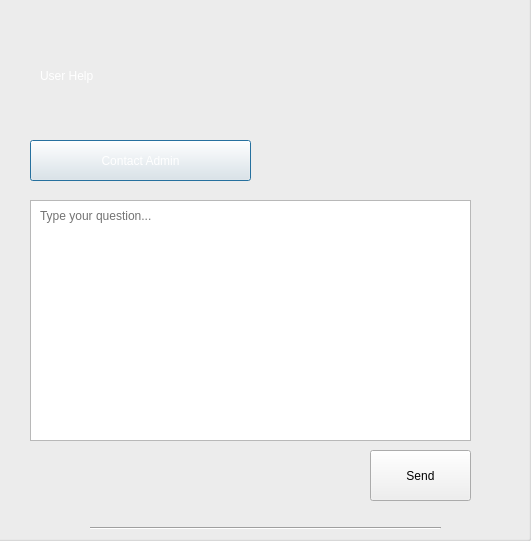
<?xml version="1.0" encoding="UTF-8"?>
<ui version="4.0">
 <class>Trogiupnguoidung</class>
 <widget class="QDialog" name="Trogiupnguoidung">
  <property name="geometry">
   <rect>
    <x>0</x>
    <y>0</y>
    <width>531</width>
    <height>541</height>
   </rect>
  </property>
  <property name="windowTitle">
   <string>Dialog</string>
  </property>
  <widget class="QGroupBox" name="groupBox">
   <property name="geometry">
    <rect>
     <x>-10</x>
     <y>-10</y>
     <width>541</width>
     <height>551</height>
    </rect>
   </property>
   <property name="title">
    <string/>
   </property>
   <widget class="QLabel" name="label">
    <property name="geometry">
     <rect>
      <x>10</x>
      <y>10</y>
      <width>531</width>
      <height>541</height>
     </rect>
    </property>
    <property name="styleSheet">
     <string notr="true">border-image: url(:/form/picture/xanhdamhon.png);</string>
    </property>
    <property name="text">
     <string/>
    </property>
   </widget>
   <widget class="QLabel" name="label_2">
    <property name="geometry">
     <rect>
      <x>50</x>
      <y>60</y>
      <width>221</width>
      <height>51</height>
     </rect>
    </property>
    <property name="styleSheet">
     <string notr="true">color: rgb(255, 255, 255);
font: 600 27pt &quot;Segoe UI&quot;;</string>
    </property>
    <property name="text">
     <string>User Help</string>
    </property>
   </widget>
   <widget class="QPushButton" name="pushButton_2">
    <property name="geometry">
     <rect>
      <x>40</x>
      <y>150</y>
      <width>221</width>
      <height>41</height>
     </rect>
    </property>
    <property name="styleSheet">
     <string notr="true">font: 600 14pt &quot;Segoe UI&quot;;
color: rgb(255, 255, 255);
border-image: url(:/form/picture/cam.png);
background-image: url(:/form/picture/cam.png);</string>
    </property>
    <property name="text">
     <string>Contact Admin</string>
    </property>
   </widget>
   <widget class="QTextEdit" name="textEdit">
    <property name="geometry">
     <rect>
      <x>40</x>
      <y>210</y>
      <width>441</width>
      <height>241</height>
     </rect>
    </property>
    <property name="styleSheet">
     <string notr="true">background-image: url(:/nenchu1/picture/y-nghia-mau-trang-1.jpg);
border-image: url(:/nenchu1/picture/y-nghia-mau-trang-1.jpg);
color: rgb(34, 34, 34);
font: 14pt &quot;Segoe UI&quot;;</string>
    </property>
   </widget>
   <widget class="QPushButton" name="pushButton_3">
    <property name="geometry">
     <rect>
      <x>380</x>
      <y>460</y>
      <width>101</width>
      <height>51</height>
     </rect>
    </property>
    <property name="styleSheet">
     <string notr="true">font: 600 14pt &quot;Segoe UI&quot;;</string>
    </property>
    <property name="text">
     <string>Send</string>
    </property>
   </widget>
   <widget class="QLabel" name="label_3">
    <property name="enabled">
     <bool>true</bool>
    </property>
    <property name="geometry">
     <rect>
      <x>50</x>
      <y>210</y>
      <width>191</width>
      <height>31</height>
     </rect>
    </property>
    <property name="styleSheet">
     <string notr="true">font: 12pt &quot;Segoe UI&quot;;
color: rgb(115, 115, 115);</string>
    </property>
    <property name="text">
     <string>Type your question...</string>
    </property>
   </widget>
   <widget class="Line" name="line">
    <property name="geometry">
     <rect>
      <x>100</x>
      <y>530</y>
      <width>351</width>
      <height>16</height>
     </rect>
    </property>
    <property name="orientation">
     <enum>Qt::Orientation::Horizontal</enum>
    </property>
   </widget>
  </widget>
 </widget>
 <resources/>
 <connections/>
</ui>
